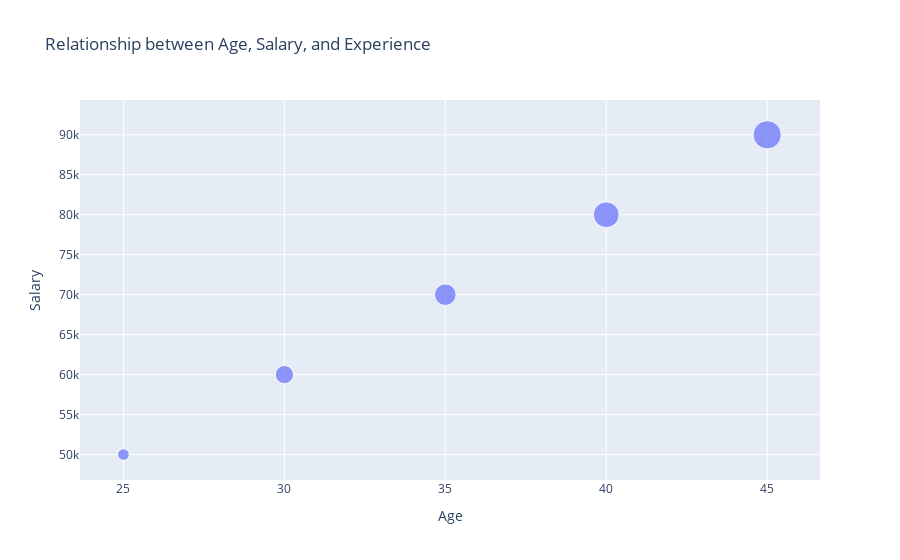

This figure's notebook cell:
### Code cell
fig = px.scatter(data, x='Age', y='Salary', size='Years of Experience', title='Relationship between Age, Salary, and Experience')

# Display the plot
fig.show()

### Figure 1 — Plotly figure (JSON) as saved in the notebook; plotly's stock layout.template omitted (floating-point values rounded to 4 significant figures)
{"data": [{"hovertemplate": "Age=%{x}<br>Salary=%{y}<br>Years of Experience=%{marker.size}<extra></extra>", "legendgroup": "", "marker": {"color": "#636efa", "size": [2, 5, 7, 10, 12], "sizemode": "area", "sizeref": 0.03, "symbol": "circle"}, "mode": "markers", "name": "", "orientation": "v", "showlegend": false, "type": "scatter", "x": [25, 30, 35, 40, 45], "xaxis": "x", "y": [50000, 60000, 70000, 80000, 90000], "yaxis": "y"}], "layout": {"legend": {"itemsizing": "constant", "tracegroupgap": 0}, "title": {"text": "Relationship between Age, Salary, and Experience"}, "xaxis": {"anchor": "y", "domain": [0, 1], "title": {"text": "Age"}}, "yaxis": {"anchor": "x", "domain": [0, 1], "title": {"text": "Salary"}}}}
